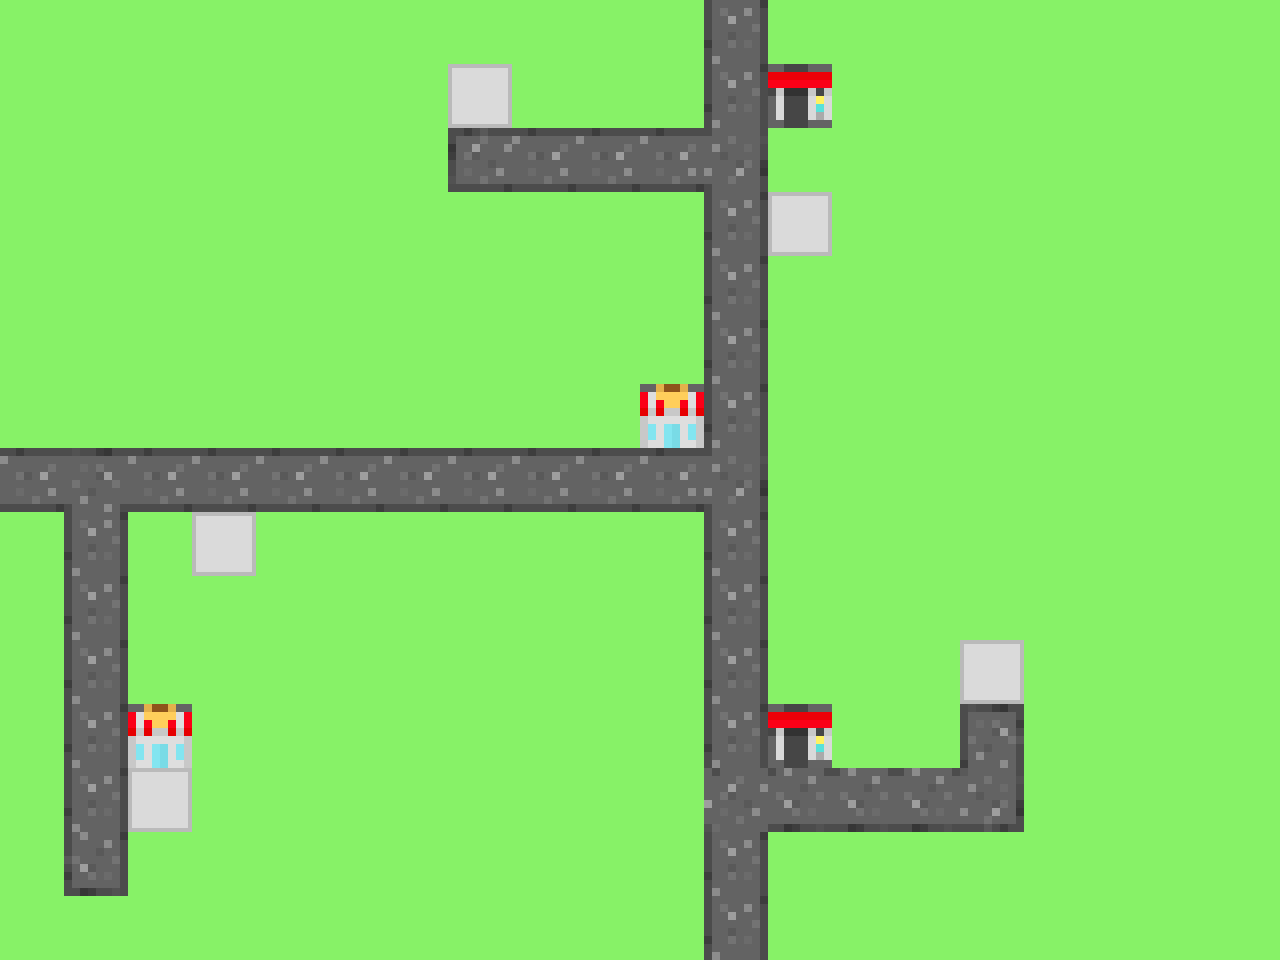

Rendered tile map (Tiled .tmx) drawn with the repository's tilesets; below, a short description and the full map source, tile grids included:
An orthogonal 20x15 tile map with 64x64 px tiles, 1 tile layer (Tile Layer 1).

<map version="1.2" tiledversion="1.3.1" orientation="orthogonal" renderorder="right-down" compressionlevel="0" width="20" height="15" tilewidth="64" tileheight="64" infinite="0" nextlayerid="2" nextobjectid="1">
 <tileset firstgid="1" source="tiles.tsx" />
 <layer id="1" name="Tile Layer 1" width="20" height="15">
  <data encoding="csv">
5,5,5,5,5,5,5,5,5,5,5,21,5,5,5,5,5,5,5,5,
5,5,5,5,5,5,5,4,5,5,5,21,7,5,5,5,5,5,5,5,
5,5,5,5,5,5,5,12,11,11,11,16,5,5,5,5,5,5,5,5,
5,5,5,5,5,5,5,5,5,5,5,21,4,5,5,5,5,5,5,5,
5,5,5,5,5,5,5,5,5,5,5,21,5,5,5,5,5,5,5,5,
5,5,5,5,5,5,5,5,5,5,5,21,5,5,5,5,5,5,5,5,
5,5,5,5,5,5,5,5,5,5,8,21,5,5,5,5,5,5,5,5,
11,23,11,11,11,11,11,11,11,11,11,16,5,5,5,5,5,5,5,5,
5,21,5,4,5,5,5,5,5,5,5,21,5,5,5,5,5,5,5,5,
5,21,5,5,5,5,5,5,5,5,5,21,5,5,5,5,5,5,5,5,
5,21,5,5,5,5,5,5,5,5,5,21,5,5,5,4,5,5,5,5,
5,21,8,5,5,5,5,5,5,5,5,21,7,5,5,20,5,5,5,5,
5,21,4,5,5,5,5,5,5,5,5,6,22,22,22,18,5,5,5,5,
5,10,5,5,5,5,5,5,5,5,5,21,5,5,5,5,5,5,5,5,
5,5,5,5,5,5,5,5,5,5,5,21,5,5,5,5,5,5,5,5
</data>
 </layer>
</map>